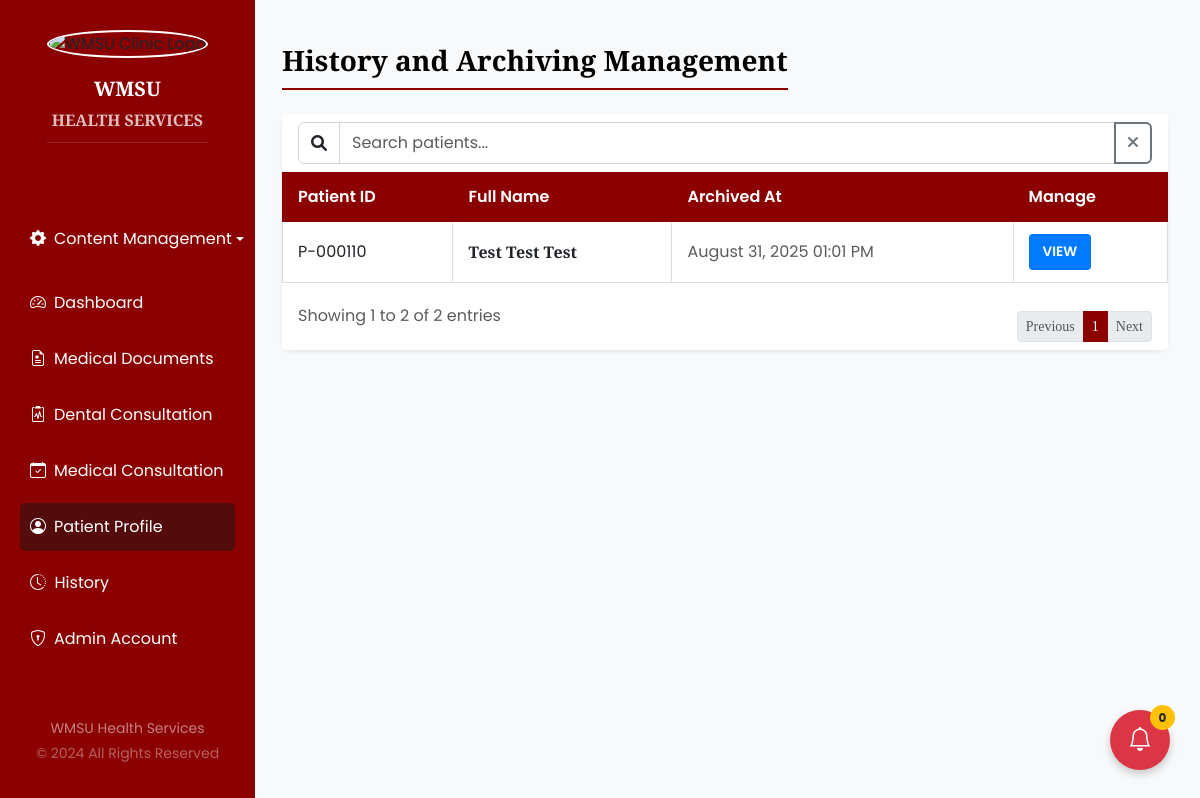
Page /history.php (signed in) on the committed database.
### tables this page shows
CREATE TABLE `patients_history` (
  `id` int(11) NOT NULL,
  `user_id` int(11) NOT NULL,
  `student_id` text DEFAULT NULL,
  `surname` varchar(50) NOT NULL,
  `firstname` varchar(50) NOT NULL,
  `middlename` varchar(50) DEFAULT NULL,
  `suffix` varchar(10) DEFAULT NULL,
  `birthday` date NOT NULL,
  `age` int(11) NOT NULL,
  `sex` enum('male','female') NOT NULL,
  `blood_type` enum('A+','A-','B+','B-','AB+','AB-','O+','O-','unknown') DEFAULT 'unknown',
  `religion` varchar(50) DEFAULT NULL,
  `nationality` varchar(50) DEFAULT 'Filipino',
  `civil_status` enum('single','married','widowed','divorced') DEFAULT 'single',
  `email` varchar(100) NOT NULL,
  `contact_number` varchar(20) NOT NULL,
  `city_address` text NOT NULL,
  `provincial_address` text DEFAULT NULL,
  `photo_path` varchar(255) DEFAULT NULL,
  `grade_level` varchar(20) DEFAULT NULL,
  `grading_quarter` varchar(20) DEFAULT NULL,
  `track_strand` varchar(100) DEFAULT NULL,
  `section` varchar(50) DEFAULT NULL,
  `semester` varchar(50) DEFAULT NULL,
  `department` varchar(100) DEFAULT NULL,
  `course` varchar(100) DEFAULT NULL,
  `year_level` int(11) DEFAULT NULL,
  `position` varchar(100) DEFAULT NULL,
  `employee_id` varchar(50) DEFAULT NULL,
  `id_path` varchar(255) DEFAULT NULL,
  `cor_path` varchar(255) DEFAULT NULL,
  `created_at` timestamp NOT NULL DEFAULT current_timestamp(),
  `updated_at` timestamp NOT NULL DEFAULT current_timestamp() ON UPDATE current_timestamp(),
  `archived_at` timestamp NOT NULL DEFAULT current_timestamp()
);

### history.php (the view, shortened to what this page needs)
<?php
require_once 'config.php';
mysqli_set_charset($conn, 'utf8mb4');
$stmt = $conn->prepare("SELECT id, user_id, surname, firstname, middlename, archived_at
                        FROM patients_history
                        ORDER BY archived_at DESC");
$stmt->execute();
$result = $stmt->get_result();
while ($row = $result->fetch_assoc()) {
  $history[] = $row;
}
$stmt = $conn->prepare("SELECT COUNT(*) AS total FROM patients_history");
$stmt->execute();
$countResult = $stmt->get_result()->fetch_assoc();
$totalHistory = (int)$countResult['total'];
?>
<!DOCTYPE html>
<html lang="en">
<head>
  <link rel="stylesheet" href="https://cdnjs.cloudflare.com/ajax/libs/bootstrap/5.3.0/css/bootstrap.min.css">
  <link rel="stylesheet" href="https://cdnjs.cloudflare.com/ajax/libs/font-awesome/6.0.0/css/all.min.css">
  <link rel="stylesheet" href="css/patientprofile.css">
  <link rel="stylesheet" href="https://cdn.jsdelivr.net/npm/bootstrap-icons@1.8.1/font/bootstrap-icons.css">
</head>
<body>
  <div id="app" class="d-flex">
    <?php include 'include/sidebar.php'; ?>
    <div class="main-content">
      <div class="container-fluid py-4">
        <div class="d-flex justify-content-between align-items-center mb-4">
          <h2 class="mb-0">History and Archiving Management</h2>
        </div>
        <div class="card shadow-sm mb-4">
          <div class="card-header bg-white border-bottom-0">
            <div class="row g-3">
              <div class="col-md">
                <div class="input-group">
                  <span class="input-group-text bg-white"><i class="fas fa-search"></i></span>
                  <input type="text" id="patientSearch" class="form-control" placeholder="Search patients...">
                  <button class="btn btn-outline-secondary" type="button" id="clearSearch">
                    <i class="fas fa-times"></i>
                  </button>
                </div>
              </div>
            </div>
          </div>
          <div class="card-body p-0">
            <?php if (empty($history)): ?>
              <div class="alert alert-info">No patient history found.</div>
            <?php else: ?>
              <div class="table-responsive">
                <table class="table table-bordered table-hover align-middle" id="historyTable">
                  <thead class="table-dark">
                    <tr>
                      <th>Patient ID</th>
                      <th>Full Name</th>
                      <th>Archived At</th>
                      <th>Manage</th>
                    </tr>
                  </thead>
                  <?php
                  $seen_users = [];
                  foreach ($history as $row):
                    if (isset($seen_users[$row['user_id']])) continue;
                    $seen_users[$row['user_id']] = true;
                    $full_name = $row['firstname'] . " " . $row['middlename'] . " " . $row['surname'];
                  ?>
                    <tr>
                      <td>P-000<?= htmlspecialchars($row['user_id']) ?></td>
                      <td class="fw-bold"><?= htmlspecialchars($full_name) ?></td>
                      <td class="text-muted"><?= $row['archived_at'] ? date('F j, Y h:i A', strtotime($row['archived_at'])) : '—' ?></td>
                      <td>
                        <button
                          class="btn btn-sm btn-primary view-history-btn"
                          data-patient-id="<?= htmlspecialchars($row['user_id']) ?>"
                          data-patient-name="<?= htmlspecialchars($row['firstname'] . ' ' . $row['surname']) ?>">
                          View
                        </button>
                      </td>
                    </tr>
                  <?php endforeach; ?>
                </table>
              </div>
            <?php endif; ?>
            <div class="card-footer bg-white border-top-0">
              <div class="d-flex justify-content-between align-items-center">
                <div class="text-muted">
                  Showing <span id="showingFrom">1</span> to <span id="showingTo"><?php echo $totalHistory ?></span> of <span id="totalRecords"><?php echo $totalHistory ?></span> entries
                </div>
                <nav aria-label="Patient pagination">
                  <ul class="pagination pagination-sm mb-0">
                    <li class="page-item disabled">
                      <a class="page-link" href="#" tabindex="-1">Previous</a>
                    </li>
                    <li class="page-item active"><a class="page-link" href="#">1</a></li>
                    <li class="page-item disabled"><a class="page-link" href="#">Next</a></li>
                  </ul>
                </nav>
              </div>
            </div>
          </div>
        </div>
      </div>
    </div>
      <?php include('notifications_admin.php')?>
</body>
</html>

### css/patientprofile.css (style rules this page uses)
body { font-family: Arial, sans-serif; background: white; margin: 0; padding: 0; height: 100vh; }
#app { display: flex; width: 100%; position: relative; min-height: 100vh; }
.main-content { flex: 1; margin-left: 250px; padding: 20px; background-color: #f8f9fa; min-height: 100vh; transition: margin-left 0.3s ease-in-out; }
.main-content h2 { font-size: 28px; font-weight: bold; color: #000000; margin-bottom: 1.5rem; padding-bottom: 10px; border-bottom: 2px solid #8B0000; }
.card { border: none; border-radius: 10px; box-shadow: 0 4px 8px rgba(0, 0, 0, 0.1); }
.card-header { background-color: white; border-bottom: 1px solid rgba(0, 0, 0, 0.1); }
.table { width: 100%; margin: 0; border-collapse: collapse; text-align: left; background-color: white; }
.table th, .table td { padding: 12px 15px; border: 1px solid #ddd; }
.table th { background-color: #8B0000; color: white; font-weight: 600; border-color: #8B0000; }
.btn-sm { padding: 6px 12px; font-size: 0.85rem; line-height: 1.5; border-radius: 4px; font-weight: 600; text-transform: uppercase; transition: all 0.2s ease; }
.btn-primary { background-color: #007bff; color: white; border: 2px solid #007bff; }
.btn-outline-secondary { color: #6c757d; border: 2px solid #6c757d; background-color: transparent; }
.form-control, .form-select { padding: 0.5rem 0.75rem; border-radius: 0.25rem; border: 1px solid #ced4da; transition: border-color 0.15s ease-in-out, box-shadow 0.15s ease-in-out; }
.input-group-text { background-color: white; border: 1px solid #ced4da; }
.pagination { margin-top: 20px; }
.page-item.active .page-link { background-color: #8B0000; border-color: #8B0000; }
.page-link { color: #8B0000; border: 1px solid #dee2e6; }

### history.php (style rules this page uses)
body, .cms-container, .form-control, .btn, .main-content, .alert, .cms-container label, .cms-container textarea, .cms-container input, .cms-container select, .nav, .sidebar, .sidebar-nav, .sidebar-footer, .dropdown-menu, .btn-crimson, .dropdown-item { font-family: 'Poppins', sans-serif; }
h1, h2, h3, .mb-0, .card-header, .fw-bold { font-family: 'Cinzel', serif; }

### rows in the picture
patients_history: user "110", full_name "Test Test Test", archived_at "August 31, 2025 01:01 PM"

### other values in the picture
$totalHistory "2"
